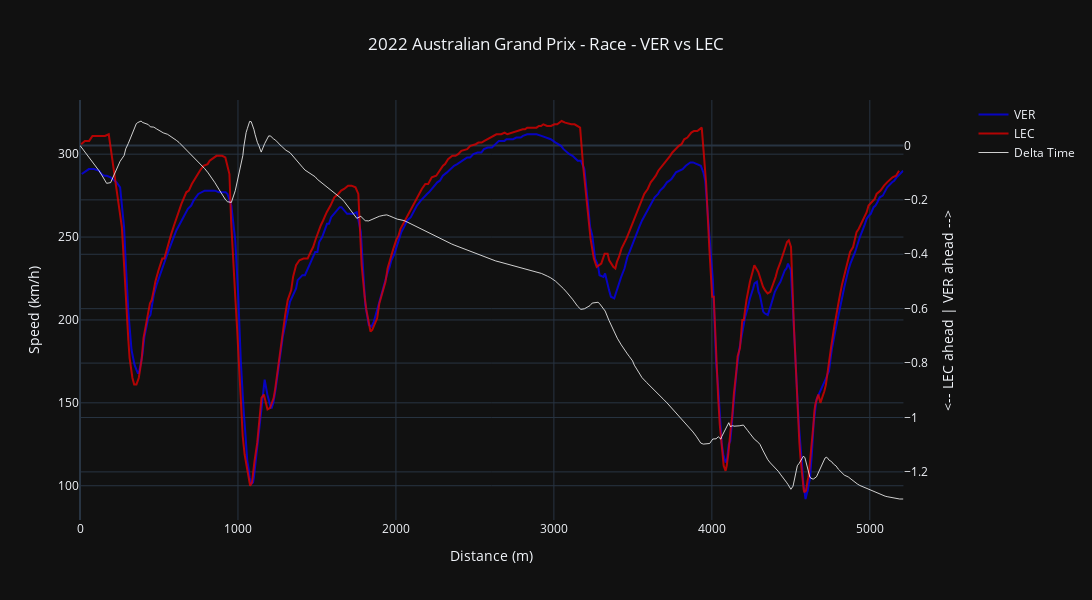

Notebook code cell kept with this figure:
### Code cell
hovertemplate_speed = 'Speed: %{y} km/h'+'<br>Distance: %{x} meters'
hovertemplate_gear = 'Gear: %{y}'+'<br>Distance: %{x} meters'
fig = make_subplots(specs=[[{"secondary_y": True}]])

fig.add_trace(go.Scatter(x=car_data_1['Distance'], y=car_data_1['Speed'], name=driver_1, line_color=ff1.plotting.driver_color(driver_1), hovertemplate = hovertemplate_speed, opacity=0.8), secondary_y=False)
fig.add_trace(go.Scatter(x=car_data_2['Distance'], y=car_data_2['Speed'], name=driver_2, line_color=ff1.plotting.driver_color(driver_2), hovertemplate = hovertemplate_speed, opacity=0.8), secondary_y=False)
fig.add_trace(go.Scatter(x=ref_tel['Distance'], y=delta_time, line_color='white', name='Delta Time', hovertemplate = 'Delta Time: %{y:.3f} sec', opacity=0.8, line_width=1), secondary_y=True)

fig.update_yaxes(title_text="Speed (km/h)", secondary_y=False)
fig.update_yaxes(title_text=f"<-- {driver_2} ahead | {driver_1} ahead -->", secondary_y=True)
fig.update_layout(width=1200, height=600, title_text=plot_title, xaxis_title='Distance (m)', title_x=0.5)
fig.show()

### Figure 1 — Plotly figure (JSON) as saved in the notebook; plotly's stock layout.template omitted (floating-point values rounded to 4 significant figures; data arrays with more than 128 entries replaced by an {"elided": "..."} marker saying what was removed)
{"data": [{"hovertemplate": "Speed: %{y} km/h<br>Distance: %{x} meters", "line": {"color": "#0600ef"}, "name": "VER", "opacity": 0.8, "type": "scatter", "x": {"elided": "301 int values"}, "xaxis": "x", "y": {"elided": "301 int values"}, "yaxis": "y"}, {"hovertemplate": "Speed: %{y} km/h<br>Distance: %{x} meters", "line": {"color": "#dc0000"}, "name": "LEC", "opacity": 0.8, "type": "scatter", "x": {"elided": "298 int values"}, "xaxis": "x", "y": {"elided": "298 int values"}, "yaxis": "y"}, {"hovertemplate": "Delta Time: %{y:.3f} sec", "line": {"color": "white", "width": 1}, "name": "Delta Time", "opacity": 0.8, "type": "scatter", "x": {"elided": "303 float values"}, "xaxis": "x", "y": {"elided": "303 float values"}, "yaxis": "y2"}], "layout": {"height": 600, "title": {"text": "2022 Australian Grand Prix - Race - VER vs LEC", "x": 0.5}, "width": 1200, "xaxis": {"anchor": "y", "domain": [0, 0.94], "title": {"text": "Distance (m)"}}, "yaxis": {"anchor": "x", "domain": [0, 1], "title": {"text": "Speed (km/h)"}}, "yaxis2": {"anchor": "x", "overlaying": "y", "side": "right", "title": {"text": "<-- LEC ahead | VER ahead -->"}}}}
